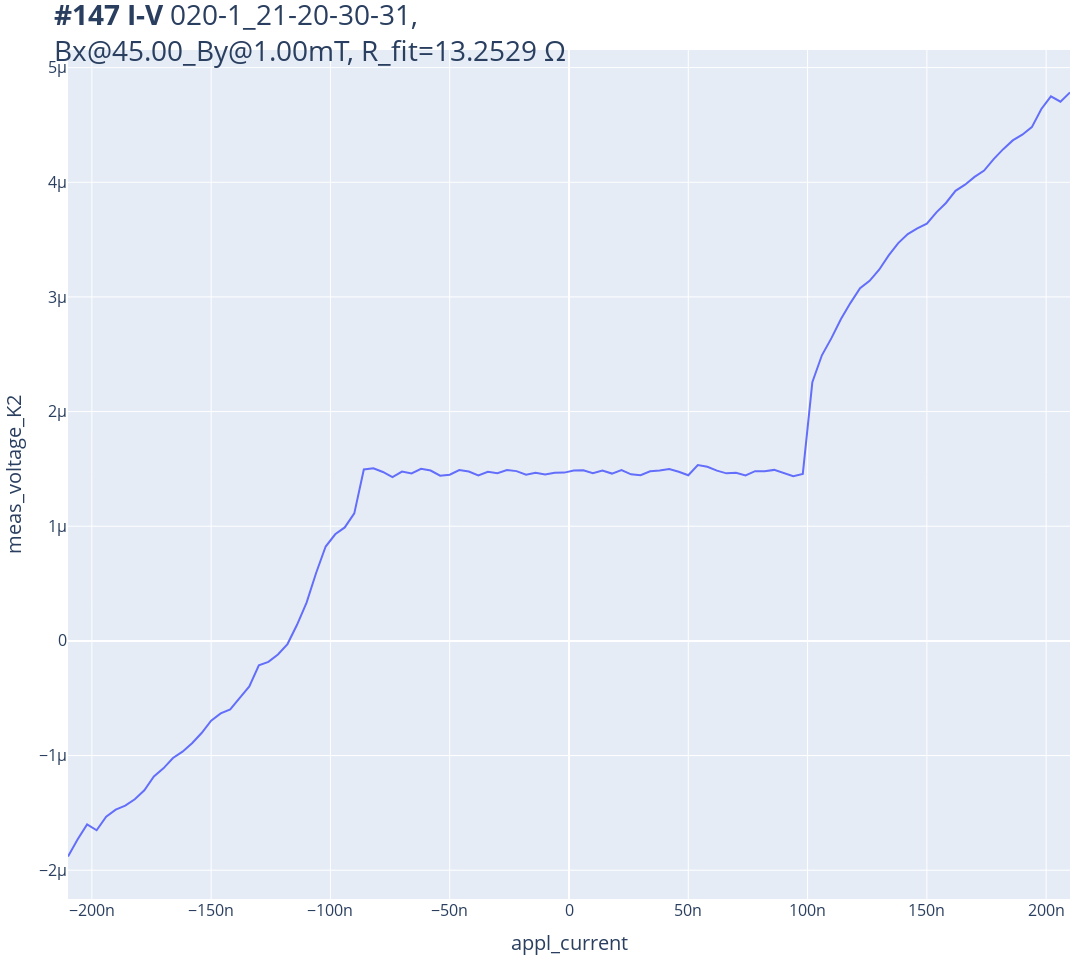
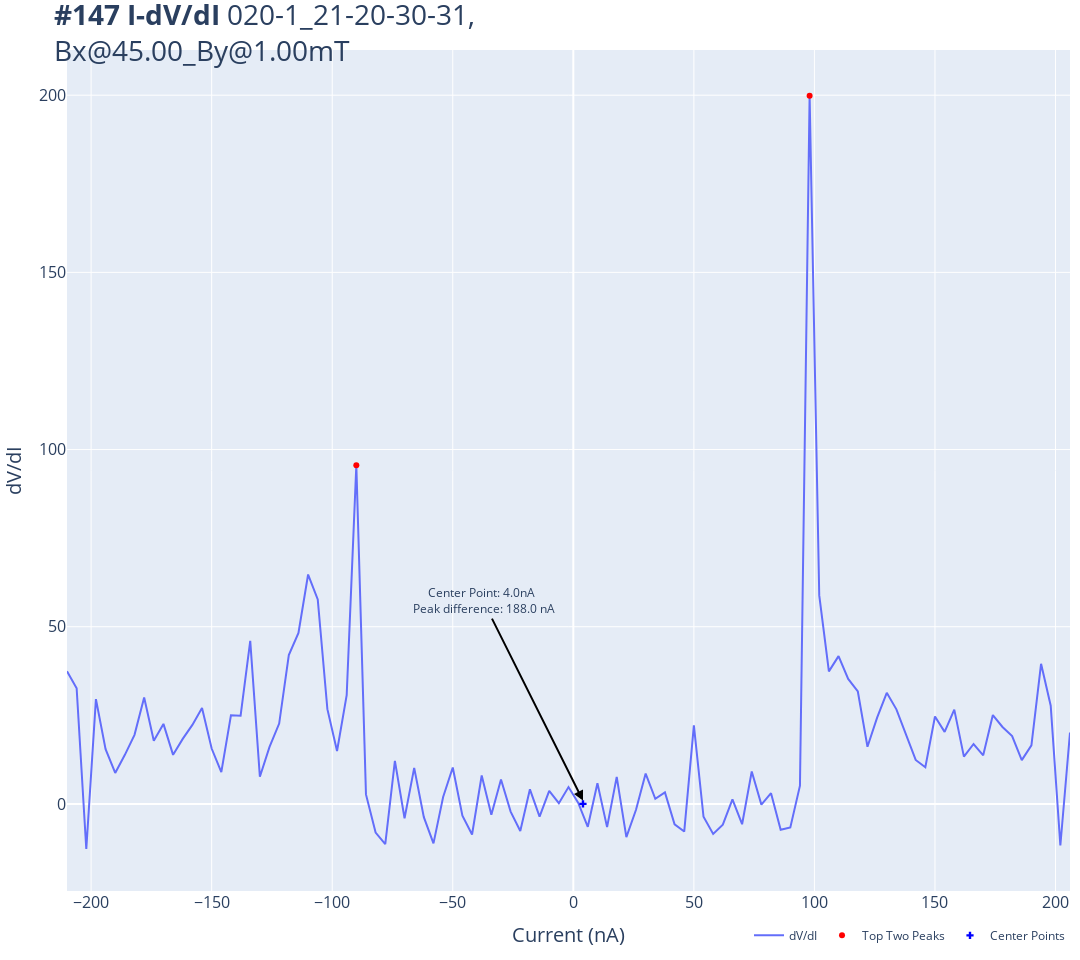
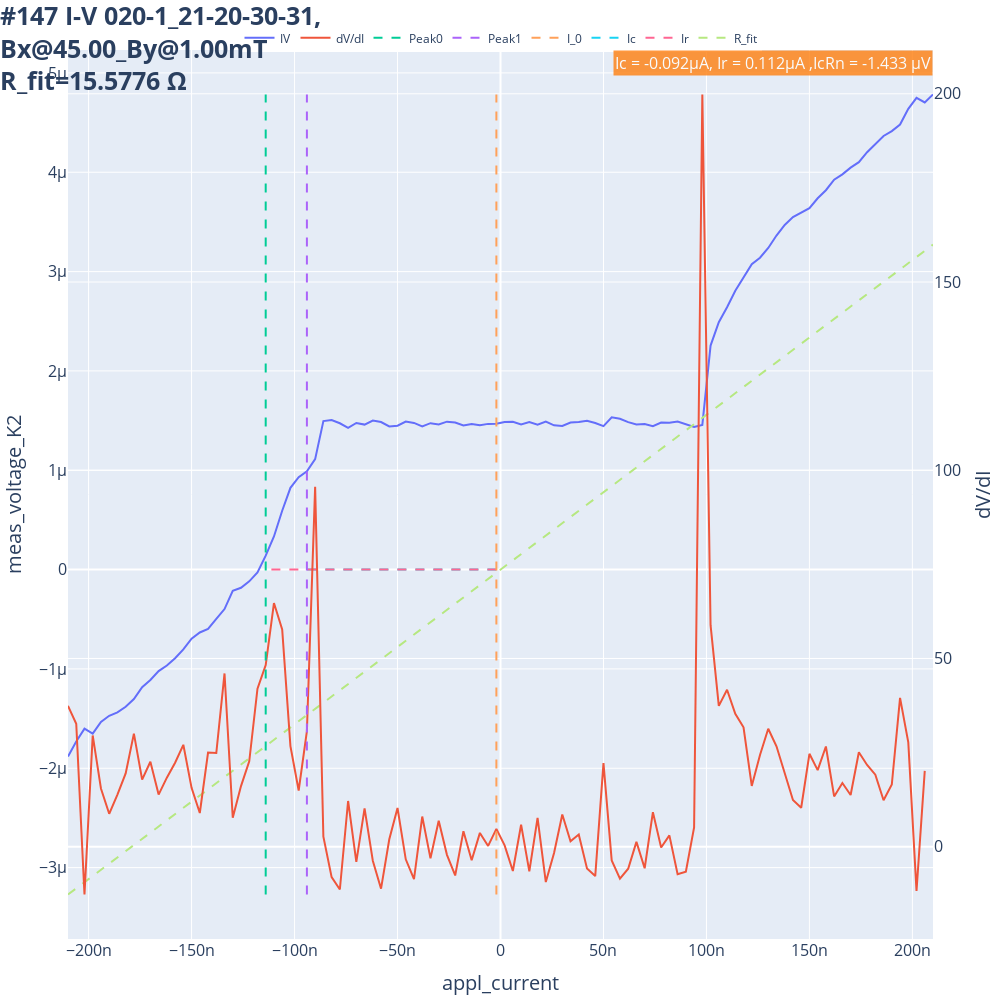

The notebook cell these images were saved under, in order:
### Code cell
field_x = magnet_z.field()
field_y = magnet_y.field()
K2440.output(1)
exp = qc.new_experiment('I-V', sample_name=f'020-1_21-20-30-31,<br>Bx@{field_x*1e3:.2f}_By@{field_y*1e3:.2f}mT')
dataid = do1d(appl_current, -0.21e-6 ,0.21e-6, 106, 30e-3, meas_voltage_K2 ) #meas_voltage_AC_L1, meas_voltage_AC_L1_P )
appl_current(0)
K2440.output(0)
plot_by_id(dataid)
IV(dataid)
IV_diff(dataid)
plot_IV_and_dVdI(dataid)
